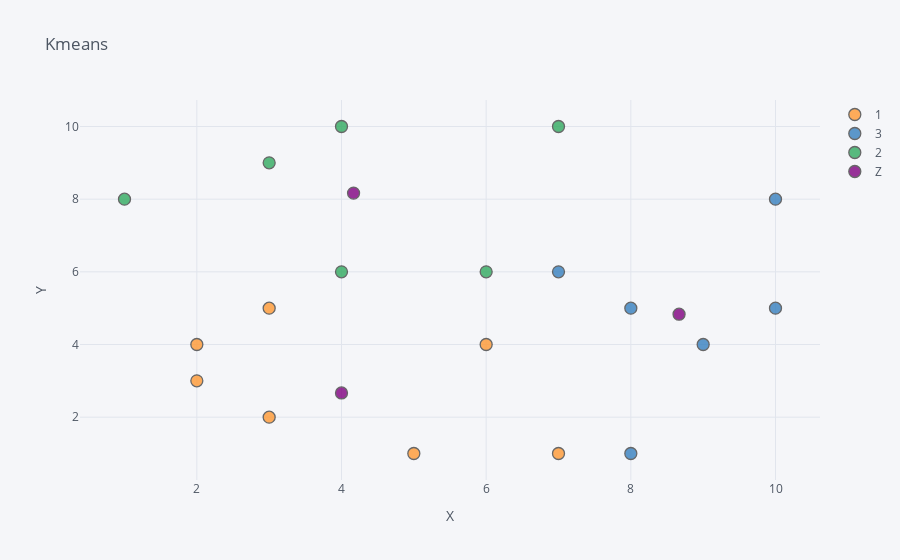

The code cell stored with this chart in its notebook:
### Code cell
df.iplot(kind='scatter', x='x1', y='x2', categories='CL', text='CL', title='Kmeans', xTitle='X', yTitle='Y')

### Figure 1 — Plotly figure (JSON) as saved in the notebook; plotly's stock layout.template omitted (floating-point values rounded to 4 significant figures)
{"data": [{"marker": {"color": "rgba(255, 153, 51, 1.0)", "line": {"width": 1.3}, "opacity": 0.8, "size": 12, "symbol": "circle"}, "mode": "markers", "name": "1", "text": ["1", "1", "1", "1", "1", "1", "1"], "textfont": {"color": "#4D5663"}, "type": "scatter", "x": [3, 3, 2, 6, 5, 2, 7], "y": [5, 2, 3, 4, 1, 4, 1]}, {"marker": {"color": "rgba(55, 128, 191, 1.0)", "line": {"width": 1.3}, "opacity": 0.8, "size": 12, "symbol": "circle"}, "mode": "markers", "name": "3", "text": ["3", "3", "3", "3", "3", "3"], "textfont": {"color": "#4D5663"}, "type": "scatter", "x": [10, 9, 8, 10, 8, 7], "y": [8, 4, 1, 5, 5, 6]}, {"marker": {"color": "rgba(50, 171, 96, 1.0)", "line": {"width": 1.3}, "opacity": 0.8, "size": 12, "symbol": "circle"}, "mode": "markers", "name": "2", "text": ["2", "2", "2", "2", "2", "2"], "textfont": {"color": "#4D5663"}, "type": "scatter", "x": [1, 4, 6, 7, 3, 4], "y": [8, 10, 6, 10, 9, 6]}, {"marker": {"color": "rgba(128, 0, 128, 1.0)", "line": {"width": 1.3}, "opacity": 0.8, "size": 12, "symbol": "circle"}, "mode": "markers", "name": "Z", "text": ["Z", "Z", "Z"], "textfont": {"color": "#4D5663"}, "type": "scatter", "x": [4, 4.167, 8.667], "y": [2.667, 8.167, 4.833]}], "layout": {"legend": {"bgcolor": "#F5F6F9", "font": {"color": "#4D5663"}}, "paper_bgcolor": "#F5F6F9", "plot_bgcolor": "#F5F6F9", "title": {"font": {"color": "#4D5663"}, "text": "Kmeans"}, "xaxis": {"gridcolor": "#E1E5ED", "showgrid": true, "tickfont": {"color": "#4D5663"}, "title": {"font": {"color": "#4D5663"}, "text": "X"}, "zerolinecolor": "#E1E5ED"}, "yaxis": {"gridcolor": "#E1E5ED", "showgrid": true, "tickfont": {"color": "#4D5663"}, "title": {"font": {"color": "#4D5663"}, "text": "Y"}, "zerolinecolor": "#E1E5ED"}}}
